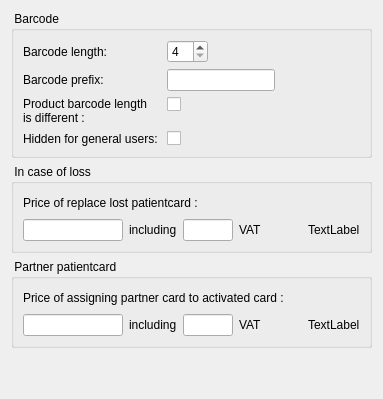
     <widget class="QWidget" name="tab_PatientCard">
      <attribute name="title">
       <string>Patientcard</string>
      </attribute>
      <layout class="QVBoxLayout" name="verticalLayout_9">
       <item>
        <widget class="QGroupBox" name="grpBarcode">
         <property name="title">
          <string> Barcode </string>
         </property>
         <layout class="QFormLayout" name="formLayout_2">
          <item row="0" column="0">
           <widget class="QLabel" name="lblBarcodeLen">
            <property name="text">
             <string>Barcode length:</string>
            </property>
           </widget>
          </item>
          <item row="0" column="1">
           <layout class="QHBoxLayout" name="horizontalLayout_11">
            <item>
             <widget class="QSpinBox" name="spbBarcodeLen">
              <property name="maximumSize">
               <size>
                <width>60</width>
                <height>16777215</height>
               </size>
              </property>
              <property name="minimum">
               <number>4</number>
              </property>
              <property name="maximum">
               <number>30</number>
              </property>
              <property name="value">
               <number>4</number>
              </property>
             </widget>
            </item>
            <item>
             <spacer name="horizontalSpacer_5">
              <property name="orientation">
               <enum>Qt::Horizontal</enum>
              </property>
              <property name="sizeHint" stdset="0">
               <size>
                <width>40</width>
                <height>20</height>
               </size>
              </property>
             </spacer>
            </item>
           </layout>
          </item>
          <item row="1" column="0">
           <widget class="QLabel" name="lblBarcodePrefix">
            <property name="text">
             <string>Barcode prefix:</string>
            </property>
           </widget>
          </item>
          <item row="1" column="1">
           <layout class="QHBoxLayout" name="horizontalLayout_12">
            <item>
             <widget class="QLineEdit" name="ledBarcodePrefix"/>
            </item>
            <item>
             <spacer name="horizontalSpacer_6">
              <property name="orientation">
               <enum>Qt::Horizontal</enum>
              </property>
              <property name="sizeHint" stdset="0">
               <size>
                <width>40</width>
                <height>20</height>
               </size>
              </property>
             </spacer>
            </item>
           </layout>
          </item>
          <item row="2" column="0">
           <widget class="QLabel" name="lblProductBarcodeLength">
            <property name="text">
             <string>Product barcode length
is different :</string>
            </property>
           </widget>
          </item>
          <item row="2" column="1">
           <widget class="QCheckBox" name="chkCardProductBarcodeLength">
            <property name="text">
             <string/>
            </property>
           </widget>
          </item>
          <item row="3" column="0">
           <widget class="QLabel" name="lblBarcodeHidden">
            <property name="text">
             <string>Hidden for general users: </string>
            </property>
           </widget>
          </item>
          <item row="3" column="1">
           <widget class="QCheckBox" name="chkBarcodeHidden">
            <property name="text">
             <string/>
            </property>
           </widget>
          </item>
         </layout>
        </widget>
       </item>
       <item>
        <widget class="QGroupBox" name="gbPatientCardLost">
         <property name="title">
          <string> In case of loss </string>
         </property>
         <layout class="QVBoxLayout" name="verticalLayout_15">
          <item>
           <layout class="QHBoxLayout" name="horizontalLayout_18">
            <item>
             <widget class="QLabel" name="lblPCPriceOfLoss">
              <property name="text">
               <string>Price of replace lost patientcard :</string>
              </property>
             </widget>
            </item>
            <item>
             <spacer name="horizontalSpacer_13">
              <property name="orientation">
               <enum>Qt::Horizontal</enum>
              </property>
              <property name="sizeHint" stdset="0">
               <size>
                <width>40</width>
                <height>20</height>
               </size>
              </property>
             </spacer>
            </item>
           </layout>
          </item>
          <item>
           <layout class="QHBoxLayout" name="horizontalLayout_17">
            <item>
             <widget class="QLineEdit" name="ledPCLostPrice">
              <property name="sizePolicy">
               <sizepolicy hsizetype="Fixed" vsizetype="Fixed">
                <horstretch>0</horstretch>
                <verstretch>0</verstretch>
               </sizepolicy>
              </property>
              <property name="maximumSize">
               <size>
                <width>100</width>
                <height>16777215</height>
               </size>
              </property>
             </widget>
            </item>
            <item>
             <widget class="QLabel" name="lblIncluding">
              <property name="text">
               <string>including</string>
              </property>
             </widget>
            </item>
            <item>
             <widget class="QLineEdit" name="ledPCLostVatpercent">
              <property name="sizePolicy">
               <sizepolicy hsizetype="Fixed" vsizetype="Fixed">
                <horstretch>0</horstretch>
                <verstretch>0</verstretch>
               </sizepolicy>
              </property>
              <property name="maximumSize">
               <size>
                <width>50</width>
                <height>16777215</height>
               </size>
              </property>
             </widget>
            </item>
            <item>
             <widget class="QLabel" name="lblVAT">
              <property name="text">
               <string>VAT</string>
              </property>
             </widget>
            </item>
            <item>
             <spacer name="horizontalSpacer_12">
              <property name="orientation">
               <enum>Qt::Horizontal</enum>
              </property>
              <property name="sizeHint" stdset="0">
               <size>
                <width>40</width>
                <height>20</height>
               </size>
              </property>
             </spacer>
            </item>
            <item>
             <widget class="QLabel" name="lblPCLostPriceFull">
              <property name="text">
               <string>TextLabel</string>
              </property>
             </widget>
            </item>
           </layout>
          </item>
         </layout>
        </widget>
       </item>
       <item>
        <widget class="QGroupBox" name="gbPartnerCard">
         <property name="title">
          <string> Partner patientcard </string>
         </property>
         <layout class="QVBoxLayout" name="verticalLayout_16">
          <item>
           <layout class="QHBoxLayout" name="horizontalLayout_19">
            <item>
             <widget class="QLabel" name="lblPricePartner">
              <property name="text">
               <string>Price of assigning partner card to activated card :</string>
              </property>
             </widget>
            </item>
            <item>
             <spacer name="horizontalSpacer_14">
              <property name="orientation">
               <enum>Qt::Horizontal</enum>
              </property>
              <property name="sizeHint" stdset="0">
               <size>
                <width>40</width>
                <height>20</height>
               </size>
              </property>
             </spacer>
            </item>
           </layout>
          </item>
          <item>
           <layout class="QHBoxLayout" name="horizontalLayout_20">
            <item>
             <widget class="QLineEdit" name="ledPCPartnerPrice">
              <property name="sizePolicy">
               <sizepolicy hsizetype="Fixed" vsizetype="Fixed">
                <horstretch>0</horstretch>
                <verstretch>0</verstretch>
               </sizepolicy>
              </property>
              <property name="maximumSize">
               <size>
                <width>100</width>
                <height>16777215</height>
               </size>
              </property>
             </widget>
            </item>
            <item>
             <widget class="QLabel" name="lblIncludingPartner">
              <property name="text">
               <string>including</string>
              </property>
             </widget>
            </item>
            <item>
             <widget class="QLineEdit" name="ledPCPartnerVatpercent">
              <property name="sizePolicy">
               <sizepolicy hsizetype="Fixed" vsizetype="Fixed">
                <horstretch>0</horstretch>
                <verstretch>0</verstretch>
               </sizepolicy>
              </property>
              <property name="maximumSize">
               <size>
                <width>50</width>
                <height>16777215</height>
               </size>
              </property>
             </widget>
            </item>
            <item>
             <widget class="QLabel" name="lblVATPartner">
              <property name="text">
               <string>VAT</string>
              </property>
             </widget>
            </item>
            <item>
             <spacer name="horizontalSpacer_15">
              <property name="orientation">
               <enum>Qt::Horizontal</enum>
              </property>
              <property name="sizeHint" stdset="0">
               <size>
                <width>40</width>
                <height>20</height>
               </size>
              </property>
             </spacer>
            </item>
            <item>
             <widget class="QLabel" name="lblPCPartnerPriceFull">
              <property name="text">
               <string>TextLabel</string>
              </property>
             </widget>
            </item>
           </layout>
          </item>
         </layout>
        </widget>
       </item>
       <item>
        <spacer name="verticalSpacer_6">
         <property name="orientation">
          <enum>Qt::Vertical</enum>
         </property>
         <property name="sizeHint" stdset="0">
          <size>
           <width>20</width>
           <height>40</height>
          </size>
         </property>
        </spacer>
       </item>
      </layout>
     </widget>
